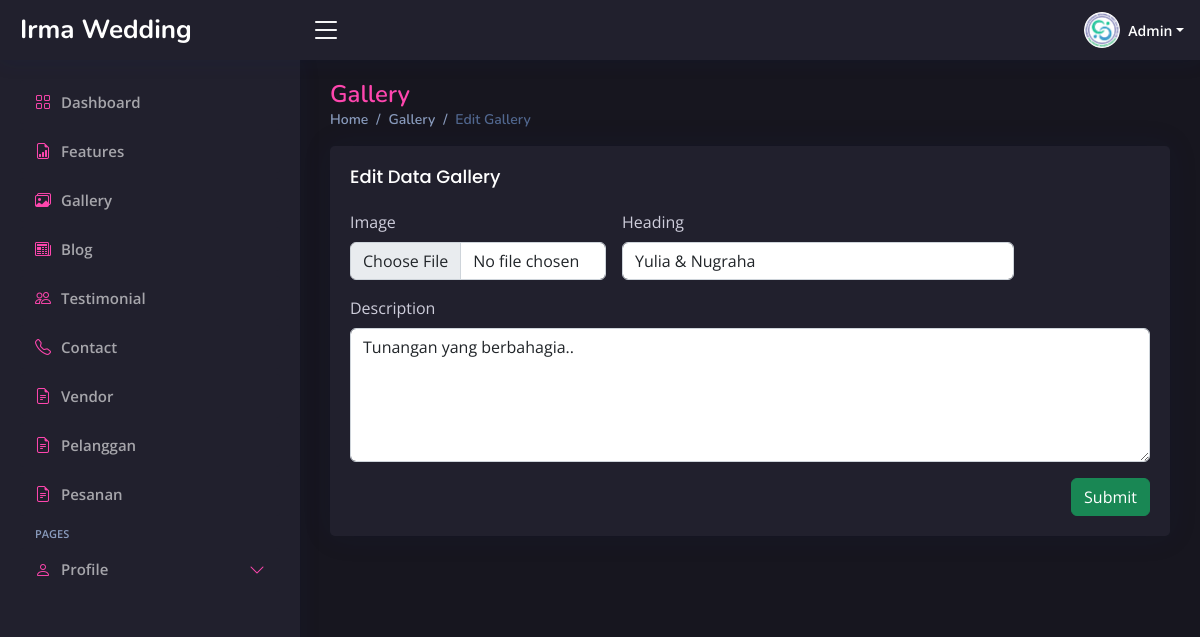
Screenshot of /admin/index.php?page=edit-gallery&id=10 (signed in) with the database file from the repository.
### tables this page shows
CREATE TABLE `gallery` (
  `id` int(11) NOT NULL,
  `gallery_heading` varchar(255) NOT NULL,
  `tgl_pernikahan` text NOT NULL,
  `gallery_image` varchar(255) NOT NULL,
  `gallery_text` text NOT NULL
);

### admin/page/edit-gallery.php (the view, shortened to what this page needs)
<?php
require '../db-connect.php';
if (isset($_GET['id'])) {
    $id = ($_GET["id"]);
    $query = "SELECT * FROM gallery WHERE id='$id'";
    $result = mysqli_query($koneksi, $query);
    $data = mysqli_fetch_assoc($result);
} else {
    echo "<script>alert('Masukkan data id.');window.location='admin.php?page=blog';</script>";
}
?>
<div class="pagetitle">
    <h1>Gallery</h1>
    <nav>
        <ol class="breadcrumb">
            <li class="breadcrumb-item"><a href="index.php?page=dashboard">Home</a></li>
            <li class="breadcrumb-item"><a href="index.php?page=gallery">Gallery</a></li>
            <li class="breadcrumb-item active">Edit Gallery</li>
        </ol>
    </nav>
</div>
<section class="section dashboard">
    <div class="row">
        <div class="col-12">
            <div class="card gallery-card">
                <div class="card-body">
                    <h5 class="card-title">Edit Data Gallery</h5>
                    <form class="row g-3" method="POST" action="../action.php?act=edit-gallery" enctype="multipart/form-data">
                        <div class="col-md-4">
                            <label class="form-label">Image</label>
                            <input type="file" class="form-control" id="inputGroupFile02" name="gallery_image">
                        </div>
                        <div class="col-md-6">
                            <label class="form-label">Heading</label>
                            <input type="text" class="form-control" name="gallery_heading" required="required" autocomplete="off" value="<?php echo $data['gallery_heading']; ?>">
                        </div>
                        <div class="col-12">
                            <label class="form-label">Description</label>
                            <textarea class="form-control" name="gallery_desc" rows="5"><?php echo $data['gallery_text']; ?></textarea>
                        </div>
                        <div class="text-end">
                            <button type="submit" class="btn btn-success">Submit</button>
                        </div>
                    </form>
                </div>
            </div>
        </div>
    </div>
</section>

### admin/assets/css/style.css (style rules this page uses)
:root { scroll-behavior: smooth; --main-color: rgba(254, 70, 174, 1); --main-color-hover: rgba(250, 89, 180, 1); --second-color: rgba(33, 32, 45, 1); --main-font-color: rgba(255, 255, 255, 1); --second-font-color: rgba(255, 255, 255, 0.6); }
section { visibility: hidden; opacity: 0; transition: visibility 0s, opacity 0.5s ease-in-out; }
body { font-family: "Open Sans", sans-serif; background: rgba(23, 22, 31, 1); color: var(--main-font-color); color: rgb(206, 205, 219); }
a { color: var(--main-color); text-decoration: none; }
h1, h2, h3, h4, h5, h6 { font-family: "Nunito", sans-serif; }
.pagetitle { margin-bottom: 10px; }
.pagetitle h1 { font-size: 24px; margin-bottom: 0; font-weight: 600; color: var(--main-color); }
.card { margin-bottom: 30px; border: none; border-radius: 5px; box-shadow: 0px 0 30px rgba(1, 41, 112, 0.1); background-color: var(--second-color); }
.card-title { padding: 20px 0 15px 0; font-size: 18px; font-weight: 500; color: var(--main-font-color); font-family: "Poppins", sans-serif; }
.card-body { padding: 0 20px 20px 20px; }
.breadcrumb { font-size: 14px; font-family: "Nunito", sans-serif; color: #899bbd; font-weight: 600; }
.breadcrumb a { color: #899bbd; transition: 0.3s; }
.breadcrumb .breadcrumb-item::before { color: #899bbd; }
.breadcrumb .active { color: #51678f; font-weight: 600; }

### rows the page displays
gallery: gallery_heading "Yulia & Nugraha", gallery_desc "Tunangan yang berbahagia.."

### other values shown
$role "Admin"
$menu['text'] "Features"
$menu['text'] "Gallery"
$menu['text'] "Blog"
$menu['text'] "Testimonial"
$menu['text'] "Contact"
$menu['text'] "Vendor"
$menu['text'] "Pelanggan"
$menu['text'] "Pesanan"
